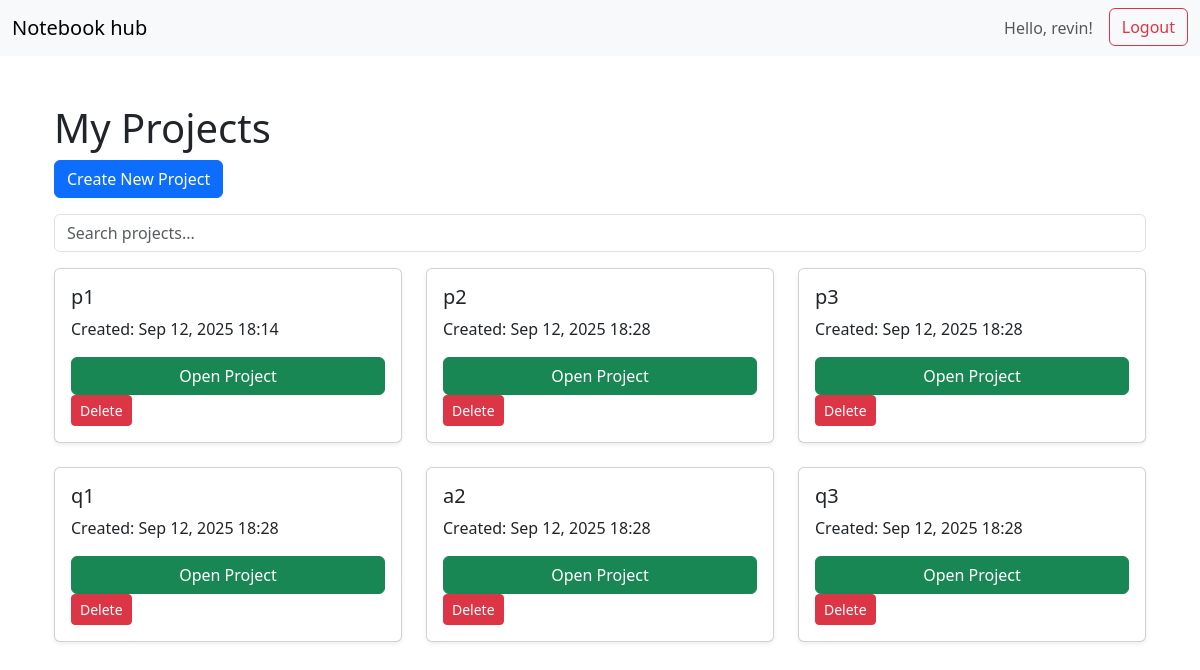
The app's page / (signed in) with its own data.
### core/models.py (models this page shows, shortened)
class CustomUser(AbstractUser):
    group = models.ForeignKey('BusinessGroup', on_delete=models.SET_NULL, null=True, blank=True)

class Project(models.Model):
    user = models.ForeignKey(settings.AUTH_USER_MODEL, on_delete=models.CASCADE)
    group = models.ForeignKey(BusinessGroup, on_delete=models.CASCADE, null=True, blank=True) #project belongs to this group
    name = models.CharField(max_length=255)
    created_at = models.DateTimeField(auto_now_add=True)
    class Meta:
        unique_together = ('group','name') #ensures that within a given business group, project names are unique

### core/views.py (the view)
# urls.py: path('', views.dashboard, name='dashboard'),
@login_required
def dashboard(request):
    group=None
    if hasattr(request.user,"group"):
        group = request.user.group
    projects = Project.objects.filter(group=group) #queries the db for all projects owned by the current user
    form = ProjectForm(user=request.user) #creates an instance of the ProjectForm, passing the current user to it
    return render(request, 'dashboard.html', {'projects': projects ,'form':form}) #renders the dashboard.html template with the user's projects

### core/forms.py (shortened to what this page needs)
class ProjectForm(forms.ModelForm):
    class Meta:
        model = Project
        fields = ['name']
    def __init__(self, *args, **kwargs):
        self.user = kwargs.pop('user', None)
        super().__init__(*args, **kwargs)

### core/templates/dashboard.html (shortened to what this page needs)
{% extends "base.html" %}
{% block content %}
<div class="container mt-5">
    <h1>My Projects</h1>
    <button type="button" class="btn btn-primary mb-3" data-bs-toggle="modal" data-bs-target="#createProjectModal">
        Create New Project
    </button>
    <input type="text" id="projectSearch" class="form-control mb-3" placeholder="Search projects...">
    <div class="row row-cols-1 row-cols-md-3 g-4" id="projectsGrid">
      {% for project in projects %}
      <div class="col project-card">
          <div class="card h-100 shadow-sm">
              <div class="card-body d-flex flex-column">
                  <h5 class="card-title">{{ project.name }}</h5>
                  <p class="card-text">Created: {{ project.created_at|date:"M d, Y H:i" }}</p>
                  <div class="mt-auto">
                      <a href="{% url 'project_detail' project.id %}" class="btn btn-success w-100">Open Project</a>
                      <form method="POST" action="{% url 'delete_project' project.id %}" class="d-inline">
                          <button type="submit" class="btn btn-danger btn-sm">Delete</button>
                      </form>
                  </div>
              </div>
          </div>
      </div>
      {% endfor %}
  </div>
</div>
{% endblock %}

### core/templates/base.html (shortened to what this page needs)
<!DOCTYPE html>
<html lang="en">
<head>
    <link href="https://cdn.jsdelivr.net/npm/bootstrap@5.3.2/dist/css/bootstrap.min.css" rel="stylesheet">
</head>
<body>
<nav class="navbar navbar-expand-lg navbar-light bg-light">
  <div class="container-fluid">
    <a class="navbar-brand" href="{% url 'dashboard' %}">Notebook hub</a>
    <div class="collapse navbar-collapse justify-content-end" id="navbarNav">
      <ul class="navbar-nav">
        {% if user.is_authenticated %}
        <li class="nav-item">
          <span class="nav-link">Hello, {{ user.username }}!</span>
        </li>
        <li class="nav-item">
            <form method="POST" action="{% url 'logout' %}" class="d-inline">
                <button type="submit" class="btn btn-outline-danger ms-2">Logout</button>
            </form>
        </li>
        {% else %}
        <li class="nav-item">
          <a class="nav-link btn btn-outline-primary" href="{% url 'login' %}">Login</a>
        </li>
        {% endif %}
      </ul>
    </div>
  </div>
</nav>
<div class="container">
    {% block content %}
    {% endblock %}
</div>
</body>
</html>

### records on screen
CustomUser: username "revin"
Project: name "p1", created_at "Sep 12, 2025 18:14"
Project: name "p2", created_at "Sep 12, 2025 18:28"
Project: name "p3", created_at "Sep 12, 2025 18:28"
Project: name "q1", created_at "Sep 12, 2025 18:28"
Project: name "a2", created_at "Sep 12, 2025 18:28"
Project: name "q3", created_at "Sep 12, 2025 18:28"
